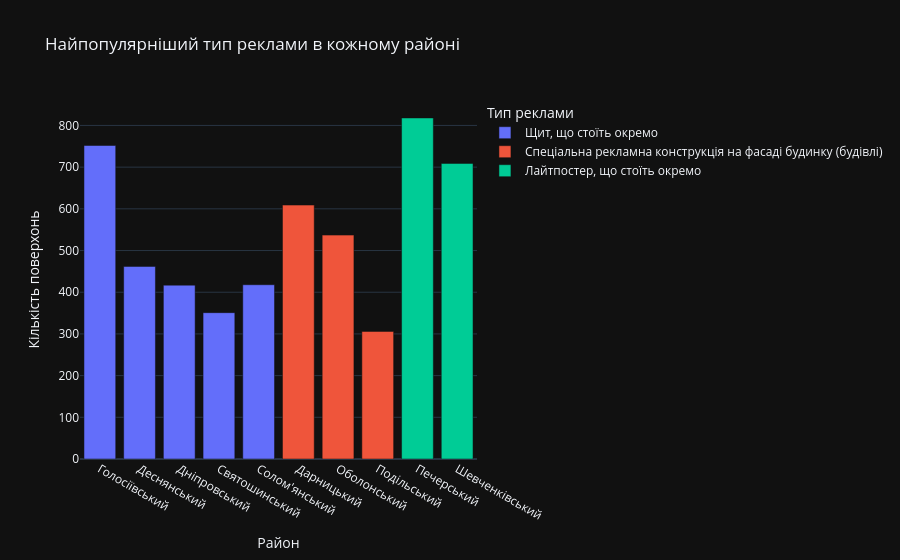

Notebook code cell kept with this figure:
### Code cell
pivot_type_district = active_df.pivot_table(
    index="district",
    columns="type",
    values="planesValue",
    aggfunc="sum",
    fill_value=0,
    observed=True
)
top_type_per_district = pivot_type_district.idxmax(axis=1)
top_type_value = pivot_type_district.max(axis=1)

result = pd.DataFrame({
    'top_type': top_type_per_district,
    'planesValue': top_type_value
})
print(result)

fig = px.bar(
    result.reset_index(),
    x='district',
    y='planesValue',
    color='top_type',
    title='Найпопулярніший тип реклами в кожному районі',
    labels={'planesValue': 'Кількість поверхонь', 'district': 'Район', 'top_type': 'Тип реклами'}
)
fig.show()

### Figure 1 — Plotly figure (JSON) as saved in the notebook; plotly's stock layout.template omitted (floating-point values rounded to 4 significant figures)
{"data": [{"hovertemplate": "Тип реклами=Щит, що стоїть окремо<br>Район=%{x}<br>Кількість поверхонь=%{y}<extra></extra>", "legendgroup": "Щит, що стоїть окремо", "marker": {"color": "#636efa", "pattern": {"shape": ""}}, "name": "Щит, що стоїть окремо", "orientation": "v", "showlegend": true, "textposition": "auto", "x": ["Голосіївський", "Деснянський", "Дніпровський", "Святошинський", "Солом'янський"], "xaxis": "x", "y": [752, 462, 417, 351, 418], "yaxis": "y", "type": "bar"}, {"hovertemplate": "Тип реклами=Спеціальна рекламна конструкція на фасаді будинку (будівлі)<br>Район=%{x}<br>Кількість поверхонь=%{y}<extra></extra>", "legendgroup": "Спеціальна рекламна конструкція на фасаді будинку (будівлі)", "marker": {"color": "#EF553B", "pattern": {"shape": ""}}, "name": "Спеціальна рекламна конструкція на фасаді будинку (будівлі)", "orientation": "v", "showlegend": true, "textposition": "auto", "x": ["Дарницький", "Оболонський", "Подільський"], "xaxis": "x", "y": [609, 537, 306], "yaxis": "y", "type": "bar"}, {"hovertemplate": "Тип реклами=Лайтпостер, що стоїть окремо<br>Район=%{x}<br>Кількість поверхонь=%{y}<extra></extra>", "legendgroup": "Лайтпостер, що стоїть окремо", "marker": {"color": "#00cc96", "pattern": {"shape": ""}}, "name": "Лайтпостер, що стоїть окремо", "orientation": "v", "showlegend": true, "textposition": "auto", "x": ["Печерський", "Шевченківський"], "xaxis": "x", "y": [818, 709], "yaxis": "y", "type": "bar"}], "layout": {"xaxis": {"anchor": "y", "domain": [0.0, 1.0], "title": {"text": "Район"}}, "yaxis": {"anchor": "x", "domain": [0.0, 1.0], "title": {"text": "Кількість поверхонь"}}, "legend": {"title": {"text": "Тип реклами"}, "tracegroupgap": 0}, "title": {"text": "Найпопулярніший тип реклами в кожному районі"}, "barmode": "relative"}}
